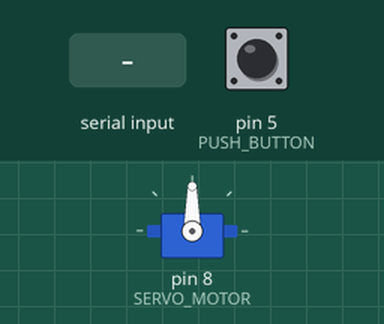
The sketch below on a simulated Arduino Uno, built with avr-gcc and run on an emulated ATmega328P. Shown: servo. The test bench sets the inputs (shaded band); at power-on: pin 5 (PUSH_BUTTON) HIGH. What the sketch prints to the serial monitor is not drawn.

Above: at 1.2 s.
1.3 s: byte 30 received over Serial
At 2.2 s:
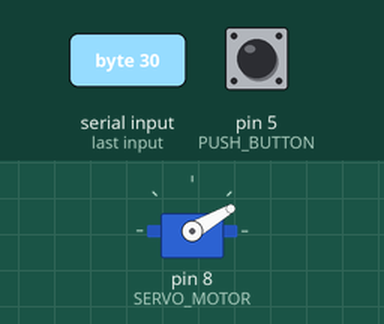
2.8 s: byte 120 received over Serial
At 3.4 s:
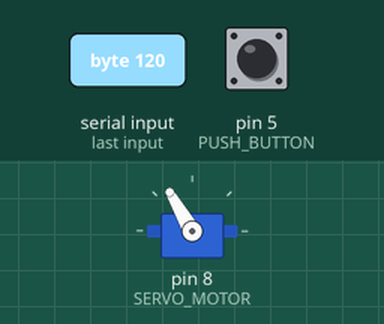
Timing chart, 0 to 5.8 s (numbered marks = the images above; inputs shaded):
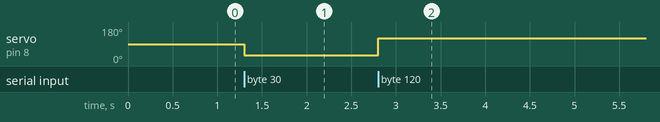

The sketch:

First_Arduino.ino
```cpp
#include <Servo.h>
/* Define the Pins of Servo and Push Button */
#define SERVO_MOTOR     8
#define PUSH_BUTTON     5

/* Initialize Servo */
Servo myservo;

/* Initialize some variables */
int servoAngle = 90;
int buttonState = HIGH;
int lastButtonState = HIGH;
int isPressed = 0;

/**********************************************************/
/**********************************************************/
/**********************************************************/
void setup() {
/* Initialize Serial Communication */
Serial.begin(9600);
/* Initialize Pin Direction */
pinMode(PUSH_BUTTON, INPUT_PULLUP);
myservo.attach(SERVO_MOTOR);
myservo.write(servoAngle);
}
/***********************************************************/
/***********************************************************/
/***********************************************************/
void loop() {

/*Read From Push Button Part*/
buttonState = digitalRead(PUSH_BUTTON);
if(buttonState == LOW && lastButtonState == HIGH){
  delay(20);
  isPressed = ~(isPressed);

}
  lastButtonState = buttonState;

/****************************/

/* Communication Part */
if(Serial.available()){
  /* Read Angle Value for Servo from Second Arduino */
  servoAngle = Serial.read();
  myservo.write(servoAngle);
}
/************************/
/* Write the Value of Button to Second Arduino */
  Serial.write(isPressed);
/* Servo control Part */

//myservo.write(servoAngle);
//delay(15);
/************************/
}
```

Measured:
- after the input at 1.3 s, servo on pin 8 (SERVO_MOTOR): 90° → 30° at once
- after the input at 2.8 s, servo on pin 8 (SERVO_MOTOR): 30° → 120° at once
